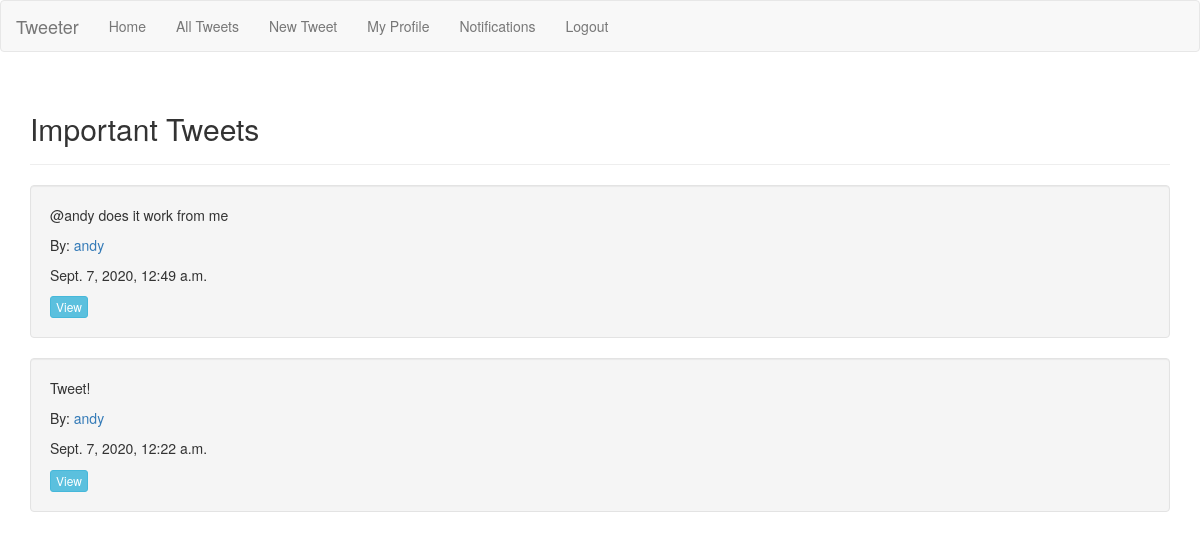
The app's page / (signed in), older data.
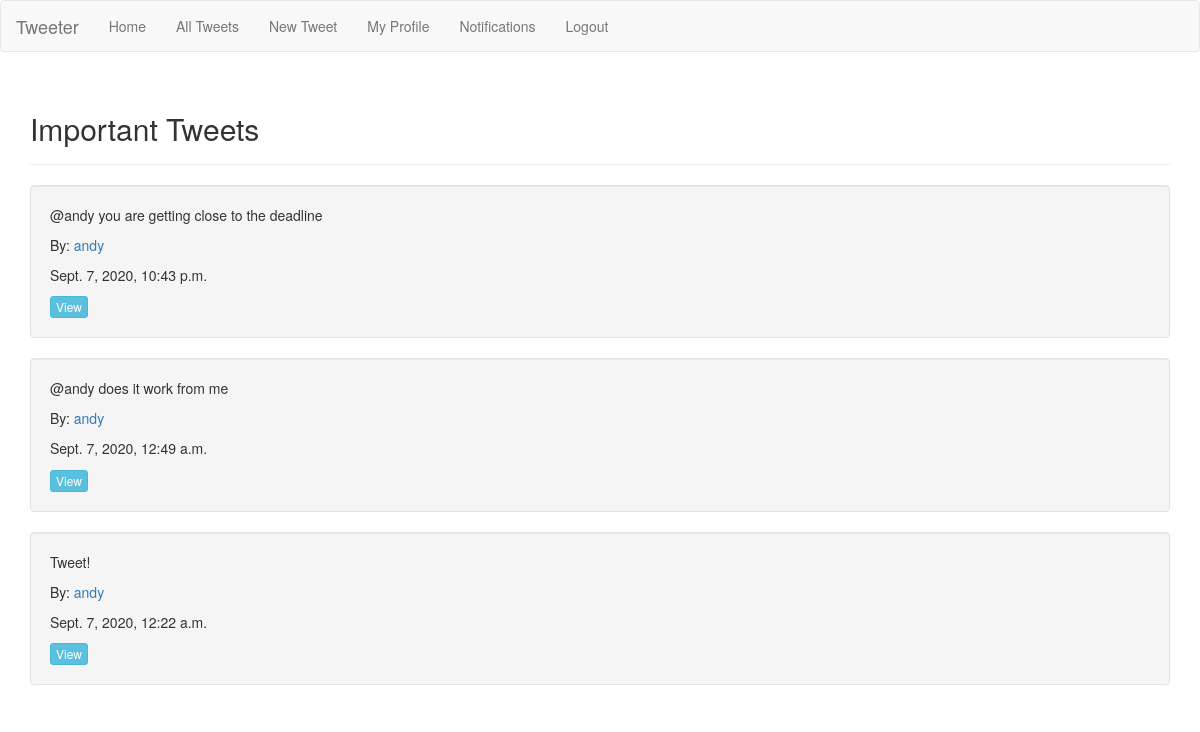
The same page, newer data.
### tweet/models.py (models this page shows, shortened)
class Tweet(models.Model):
    body = models.TextField(max_length=140)
    time_stamp = models.DateTimeField(default=timezone.now)
    author = models.ForeignKey(CustomUser, on_delete=models.CASCADE)

### twitteruser/models.py (models this page shows)
class CustomUser(AbstractUser):
    bio = models.TextField(max_length=240, null=True, blank=True)
    age = models.IntegerField(null=True, blank=True)
    location = models.TextField(max_length=180, null=True, blank=True)
    birthday = models.DateField(null=True, blank=True)
    following = models.ManyToManyField("self", related_name='following')
    def __str__(self):
        return self.username

### twitteruser/views.py (the view)
# urls.py: path('', userviews.index, name='home'),
@login_required
def index(request):
    current_user = CustomUser.objects.get(username=request.user)
    tweets = Tweet.objects.filter(author__in=current_user.following.all()) | Tweet.objects.filter(author=current_user)
    tweets = tweets.order_by('-time_stamp')
    return render(request, 'index.html', {'tweets': tweets, 'current_user': current_user})

### templates/index.html (shortened to what this page needs)
{% extends "base.html" %}
{% block content %}
<div class="page-header">
    <h2>Important Tweets</h2></div>
    {% for tweet in tweets %}
    <div class='well'>
        <p>{{tweet.body}}</p>
        <p>By:<a href="/profile/{{tweet.author.id}}"> {{tweet.author}}</p></a>
        <p>{{tweet.time_stamp}}</p>
        <a href="/tweet/{{tweet.id}}"><button type="button" class="btn btn-info btn-xs">View</button></a>
    </div>
    {% endfor %}
{% endblock %}

Row changes from the older to the newer data that the page shows:
added Tweet: body "@andy you are getting close to the deadline", author "andy", time_stamp "Sept. 7, 2020, 10:43 p.m."
